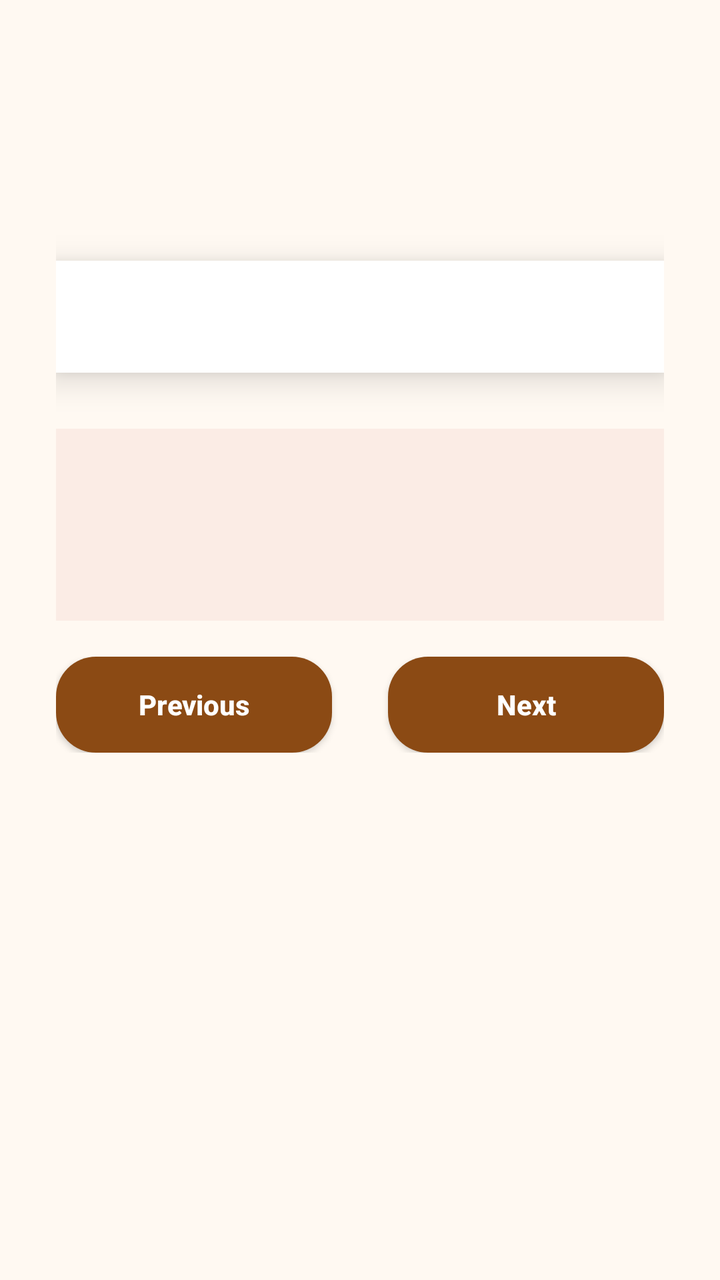
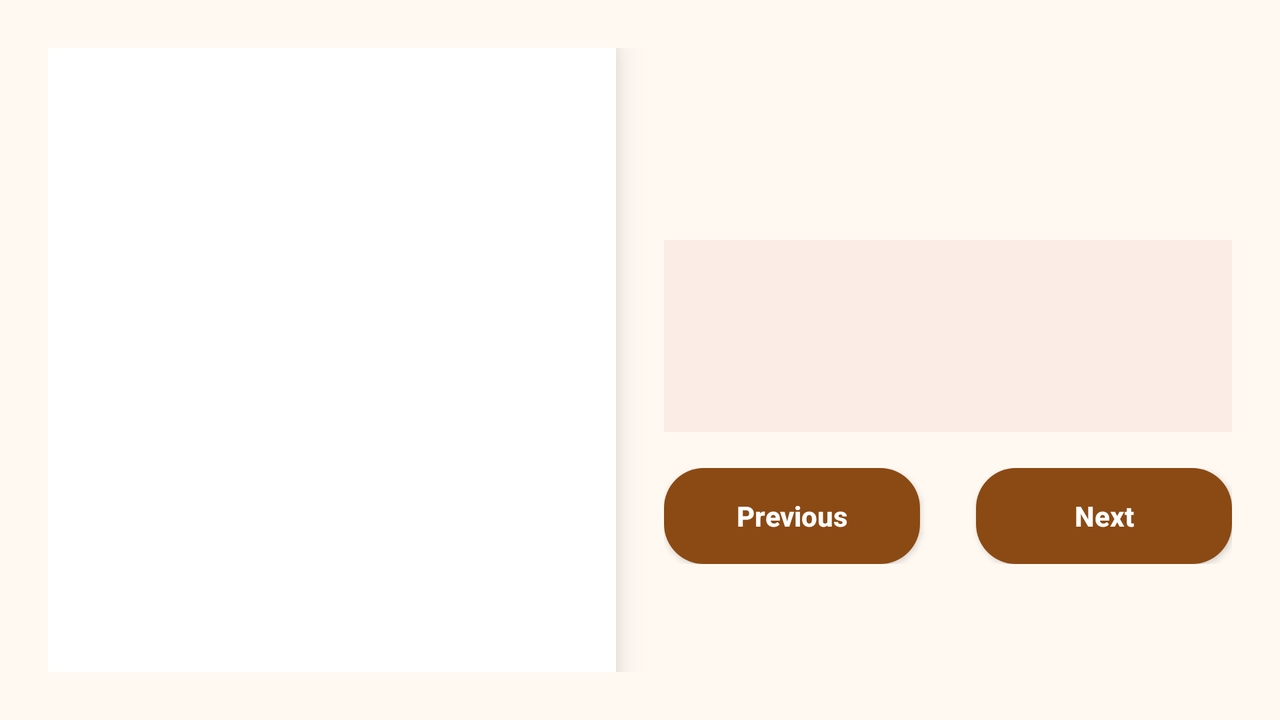

Compare how this app lays out the same screen by default and in its alternative resource folder. The renders come first, then the two layout files and the values they reference.
<!-- AndroidManifest.xml: application theme Theme.ArtSpace -->
<!-- res/layout/activity_main.xml -->
<?xml version="1.0" encoding="utf-8"?>
<ScrollView xmlns:android="http://schemas.android.com/apk/res/android"
    xmlns:app="http://schemas.android.com/apk/res-auto"
    android:layout_width="match_parent"
    android:layout_height="match_parent"
    android:background="@color/background"
    android:fillViewport="true">

    <LinearLayout
        android:layout_width="match_parent"
        android:layout_height="wrap_content"
        android:orientation="vertical"
        android:paddingLeft="28dp"
        android:paddingTop="88dp"
        android:paddingRight="28dp"
        android:paddingBottom="28dp">

            <TextView
                android:id="@+id/text_counter"
                android:layout_width="wrap_content"
                android:layout_height="wrap_content"
                android:layout_gravity="center_horizontal"
                android:layout_marginBottom="18dp"
                android:textColor="@color/text_dark"
                android:textSize="18sp" />

            <androidx.cardview.widget.CardView
                android:layout_width="match_parent"
                android:layout_height="wrap_content"
                app:cardBackgroundColor="@color/card_white"
                app:cardCornerRadius="0dp"
                app:cardElevation="10dp">

                <ImageView
                    android:id="@+id/image_artwork"
                    android:layout_width="match_parent"
                    android:layout_height="wrap_content"
                    android:adjustViewBounds="true"
                    android:clickable="true"
                    android:contentDescription="@null"
                    android:focusable="true"
                    android:padding="28dp"
                    android:scaleType="fitCenter" />
            </androidx.cardview.widget.CardView>

            <LinearLayout
                android:layout_width="match_parent"
                android:layout_height="wrap_content"
                android:layout_marginTop="28dp"
                android:background="@drawable/bg_info_box"
                android:orientation="vertical"
                android:padding="16dp">

                <TextView
                    android:id="@+id/text_title"
                    android:layout_width="match_parent"
                    android:layout_height="wrap_content"
                    android:textColor="@color/text_dark"
                    android:textSize="30sp" />

                <TextView
                    android:id="@+id/text_artist_year"
                    android:layout_width="match_parent"
                    android:layout_height="wrap_content"
                    android:layout_marginTop="2dp"
                    android:textColor="@color/text_dark"
                    android:textSize="16sp" />
            </LinearLayout>

            <LinearLayout
                android:layout_width="match_parent"
                android:layout_height="wrap_content"
                android:layout_marginTop="18dp"
                android:orientation="horizontal">
            <Button
                android:id="@+id/button_previous"
                android:layout_width="0dp"
                android:layout_height="48dp"
                android:layout_weight="1"
                android:layout_marginEnd="14dp"
                android:background="@drawable/bg_button"
                android:text="@string/previous"
                android:textAllCaps="false"
                android:textColor="@color/button_text"
                android:textStyle="bold" />

            <Button
                android:id="@+id/button_next"
                android:layout_width="0dp"
                android:layout_height="48dp"
                android:layout_weight="1"
                android:layout_marginStart="14dp"
                android:background="@drawable/bg_button"
                android:text="@string/next"
                android:textAllCaps="false"
                android:textColor="@color/button_text"
                android:textStyle="bold" />
            </LinearLayout>
    </LinearLayout>
</ScrollView>
<!-- resources referenced by this layout -->
<resources>
  <color name="background">#FFF9F2</color>
  <color name="card_white">#FFFFFF</color>
  <color name="text_dark">#2A1810</color>
  <!-- drawable bg_button (drawable) -->
  <?xml version="1.0" encoding="utf-8"?>
  <selector xmlns:android="http://schemas.android.com/apk/res/android">
      <item android:state_enabled="false">
          <shape android:shape="rectangle">
              <solid android:color="@color/button_disabled" />
              <corners android:radius="20dp" />
          </shape>
      </item>
      <item>
          <shape android:shape="rectangle">
              <solid android:color="@color/button_enabled" />
              <corners android:radius="20dp" />
          </shape>
      </item>
  </selector>
  <!-- drawable bg_info_box (drawable) -->
  <?xml version="1.0" encoding="utf-8"?>
  <shape xmlns:android="http://schemas.android.com/apk/res/android" android:shape="rectangle">
      <solid android:color="@color/info_box" />
  </shape>
  <string name="next">Next</string>
  <string name="previous">Previous</string>
  <style name="Theme.ArtSpace" parent="Theme.AppCompat.Light.NoActionBar">
          <item name="android:windowBackground">@color/background</item>
      </style>
  <color name="button_disabled">#E5E0DC</color>
  <color name="button_enabled">#8B4A14</color>
  <color name="info_box">#FBECE5</color>
</resources>
<!-- res/layout-land/activity_main.xml (the repository's variant of the layout above) -->
<!-- drawn on the phone turned sideways -->
<?xml version="1.0" encoding="utf-8"?>
<LinearLayout xmlns:android="http://schemas.android.com/apk/res/android"
    xmlns:app="http://schemas.android.com/apk/res-auto"
    android:layout_width="match_parent"
    android:layout_height="match_parent"
    android:background="@color/background"
    android:baselineAligned="false"
    android:orientation="horizontal"
    android:padding="24dp">

    <androidx.cardview.widget.CardView
        android:layout_width="0dp"
        android:layout_height="match_parent"
        android:layout_weight="1"
        app:cardBackgroundColor="@color/card_white"
        app:cardCornerRadius="0dp"
        app:cardElevation="10dp">

        <ImageView
            android:id="@+id/image_artwork"
            android:layout_width="match_parent"
            android:layout_height="match_parent"
            android:clickable="true"
            android:contentDescription="@null"
            android:focusable="true"
            android:padding="20dp"
            android:scaleType="fitCenter" />
    </androidx.cardview.widget.CardView>

    <ScrollView
        android:layout_width="0dp"
        android:layout_height="match_parent"
        android:layout_marginStart="24dp"
        android:layout_weight="1"
        android:fillViewport="true">

        <LinearLayout
            android:layout_width="match_parent"
            android:layout_height="wrap_content"
            android:gravity="center_vertical"
            android:orientation="vertical">

            <TextView
                android:id="@+id/text_counter"
                android:layout_width="wrap_content"
                android:layout_height="wrap_content"
                android:layout_gravity="center_horizontal"
                android:layout_marginBottom="18dp"
                android:textColor="@color/text_dark"
                android:textSize="18sp" />

            <LinearLayout
                android:layout_width="match_parent"
                android:layout_height="wrap_content"
                android:layout_marginTop="0dp"
                android:background="@drawable/bg_info_box"
                android:orientation="vertical"
                android:padding="16dp">

                <TextView
                    android:id="@+id/text_title"
                    android:layout_width="match_parent"
                    android:layout_height="wrap_content"
                    android:textColor="@color/text_dark"
                    android:textSize="30sp" />

                <TextView
                    android:id="@+id/text_artist_year"
                    android:layout_width="match_parent"
                    android:layout_height="wrap_content"
                    android:layout_marginTop="2dp"
                    android:textColor="@color/text_dark"
                    android:textSize="16sp" />
            </LinearLayout>

            <LinearLayout
                android:layout_width="match_parent"
                android:layout_height="wrap_content"
                android:layout_marginTop="18dp"
                android:orientation="horizontal">
            <Button
                android:id="@+id/button_previous"
                android:layout_width="0dp"
                android:layout_height="48dp"
                android:layout_weight="1"
                android:layout_marginEnd="14dp"
                android:background="@drawable/bg_button"
                android:text="@string/previous"
                android:textAllCaps="false"
                android:textColor="@color/button_text"
                android:textStyle="bold" />

            <Button
                android:id="@+id/button_next"
                android:layout_width="0dp"
                android:layout_height="48dp"
                android:layout_weight="1"
                android:layout_marginStart="14dp"
                android:background="@drawable/bg_button"
                android:text="@string/next"
                android:textAllCaps="false"
                android:textColor="@color/button_text"
                android:textStyle="bold" />
            </LinearLayout>
        </LinearLayout>
    </ScrollView>
</LinearLayout>
